Frame 1 (no input): blank canvas, image omitted
Frame 60 (no input): blank canvas, image omitted
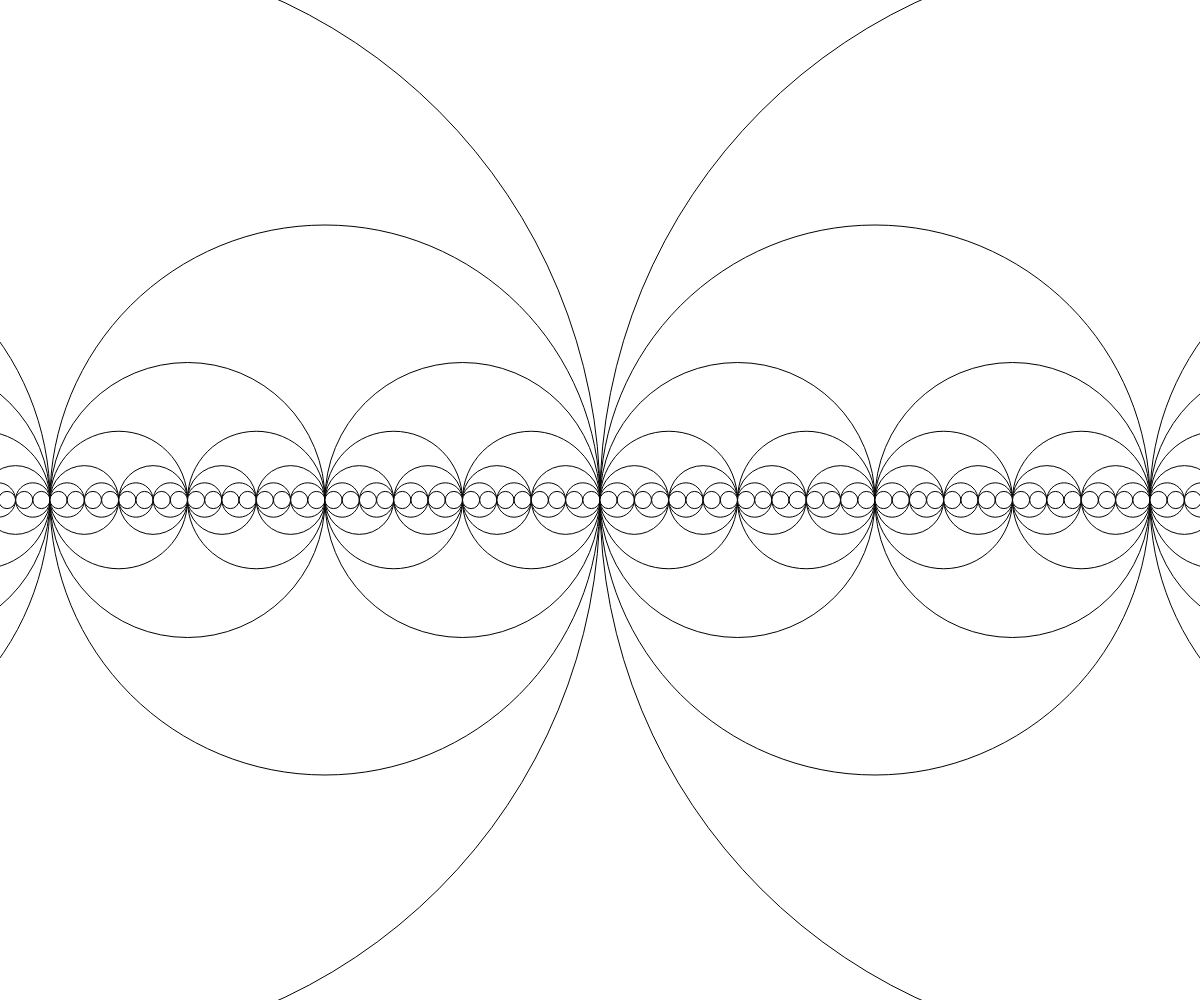
Frame 120 (the mouse pressed at the canvas centre since frame 60)

The p5.js sketch whose frames 1 and 60 were blank and that drew this single picture after the mouse press (run headless with seeded random() and noise() and a simulated clock; from frame 60 on, the mouse is pressed at the canvas centre):

// p5.js sketch
// ── sketch.js
// fractal circle demo
// using recursion



function setup() {
  createCanvas(windowWidth, windowHeight);
  noSmooth();
}

function draw() {
  background(220);
  recursiveCircle(mouseX,mouseY,mouseX+mouseY);
}

function recursiveCircle(x,y,radius) {
  circle(x,y,radius*2);
  if (radius > 10) {
    recursiveCircle(x-radius/2,y,radius/2);
    recursiveCircle(x+radius/2,y,radius/2);
  }
}
